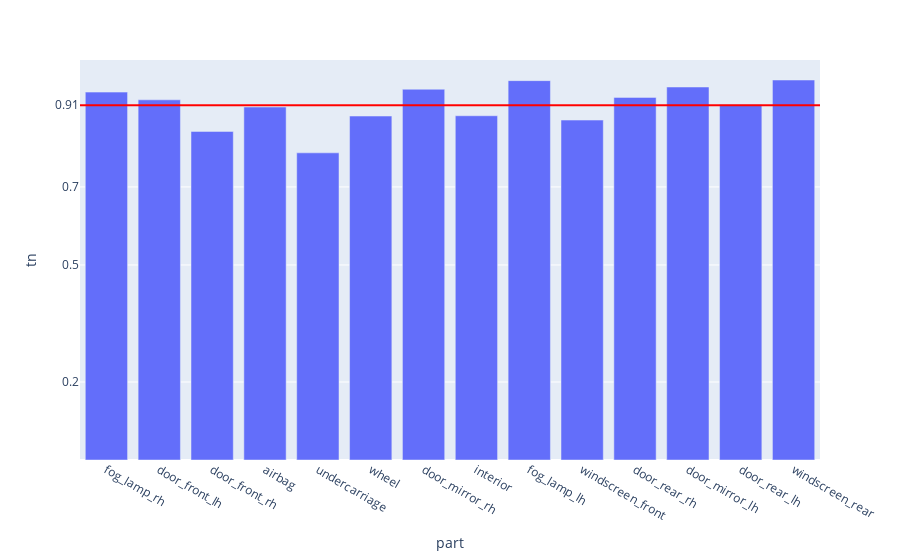

The code cell stored with this chart in its notebook:
### Code cell
fig = px.bar(evalMetrics, x = 'part', y = 'tn')

fig.add_hline(y=avgTn, line_width=2, line_color="red")

fig.update_layout(
    yaxis = dict(
        tickmode = 'array',
        tickvals = [np.format_float_positional(avgTn, 2), 0.2, 0.5, 0.7],
    )
)
fig

### Figure 1 — Plotly figure (JSON) as saved in the notebook; plotly's stock layout.template omitted (floating-point values rounded to 4 significant figures)
{"data": [{"alignmentgroup": "True", "hovertemplate": "part=%{x}<br>tn=%{y}<extra></extra>", "legendgroup": "", "marker": {"color": "#636efa", "pattern": {"shape": ""}}, "name": "", "offsetgroup": "", "orientation": "v", "showlegend": false, "textposition": "auto", "type": "bar", "x": ["fog_lamp_rh", "door_front_lh", "door_front_rh", "airbag", "undercarriage", "wheel", "door_mirror_rh", "interior", "fog_lamp_lh", "windscreen_front", "door_rear_rh", "door_mirror_lh", "door_rear_lh", "windscreen_rear"], "xaxis": "x", "y": [0.943, 0.9232, 0.8423, 0.9048, 0.7874, 0.8816, 0.9504, 0.8824, 0.9724, 0.8714, 0.9295, 0.9561, 0.9107, 0.9741], "yaxis": "y"}], "layout": {"barmode": "relative", "legend": {"tracegroupgap": 0}, "margin": {"t": 60}, "shapes": [{"line": {"color": "red", "width": 2}, "type": "line", "x0": 0, "x1": 1, "xref": "x domain", "y0": 0.9092, "y1": 0.9092, "yref": "y"}], "xaxis": {"anchor": "y", "domain": [0, 1], "title": {"text": "part"}}, "yaxis": {"anchor": "x", "domain": [0, 1], "tickmode": "array", "tickvals": ["0.91", 0.2, 0.5, 0.7], "title": {"text": "tn"}}}}
